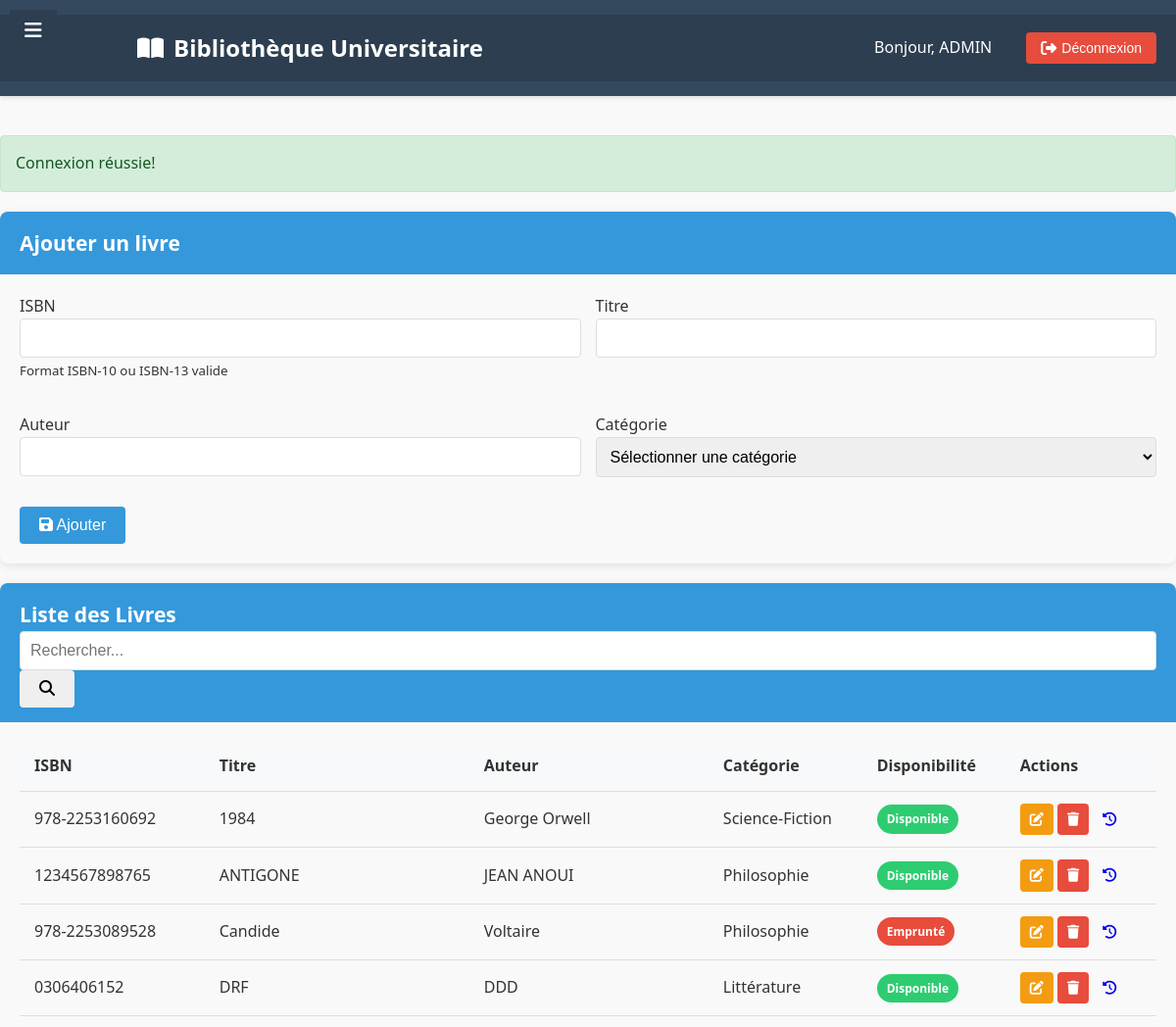
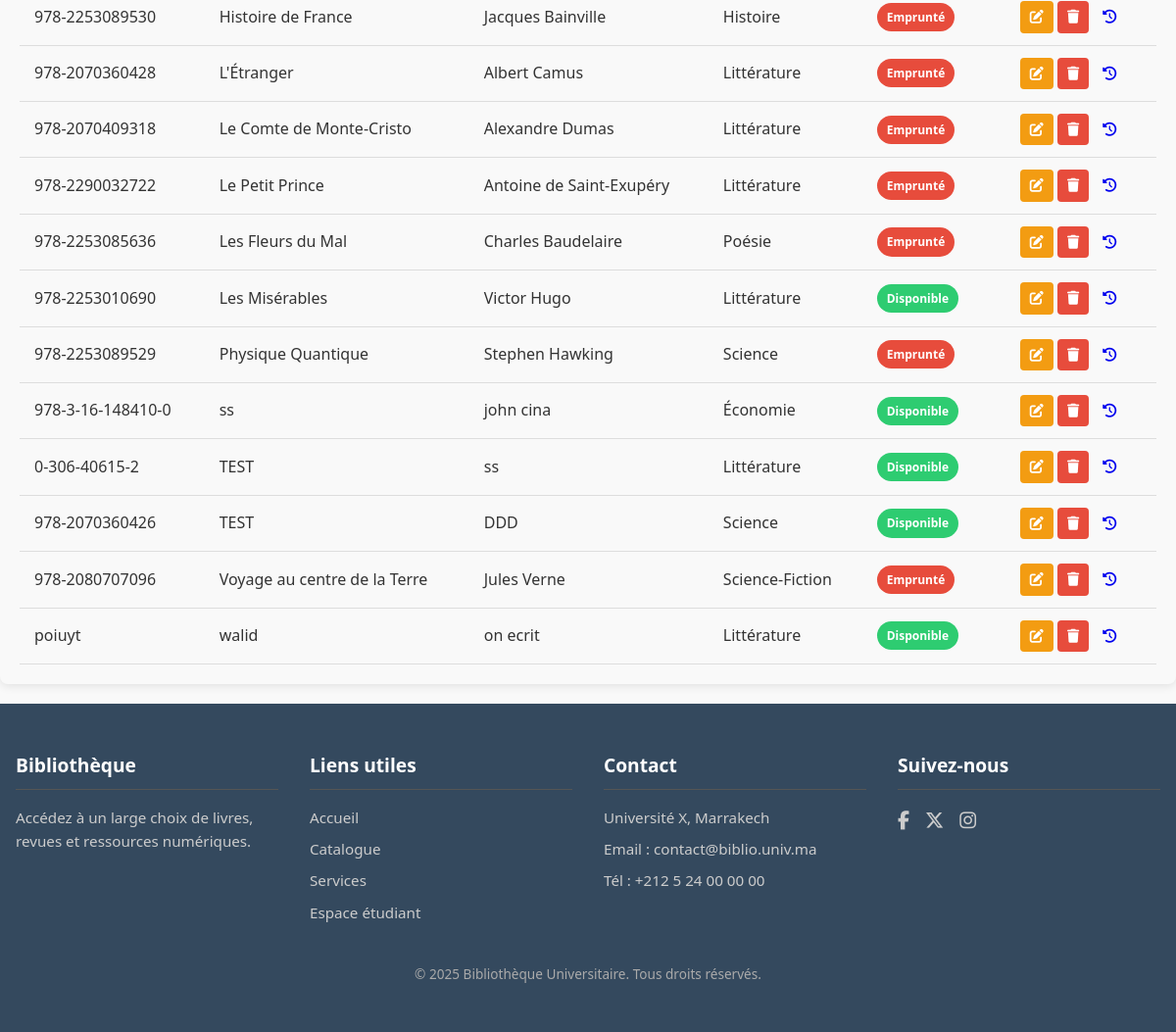
Screenshot of /pages/livres.php (signed in) with the database file from the repository (2 pictures, top to bottom).
### tables this page shows
CREATE TABLE `livres` (
  `id` int(11) NOT NULL,
  `isbn` varchar(20) NOT NULL,
  `titre` varchar(255) NOT NULL,
  `auteur` varchar(100) NOT NULL,
  `categorie` varchar(50) NOT NULL,
  `emplacement` varchar(11) NOT NULL,
  `disponible` tinyint(1) DEFAULT 1,
  `created_at` timestamp NOT NULL DEFAULT current_timestamp(),
  `updated_at` timestamp NOT NULL DEFAULT current_timestamp() ON UPDATE current_timestamp()
);

### pages/livres.php (the view, shortened to what this page needs)
<?php
require_once '../includes/function.php';
$livres = $pdo->query("
    SELECT l.*,
           (SELECT COUNT(*) FROM emprunts e WHERE e.livre_id = l.id AND e.date_retour IS NULL) as emprunts_actifs
    FROM livres l
    ORDER BY l.titre
")->fetchAll();
$livre_to_edit = null;
include '../includes/header.php';
?>
<?php if (isset($_SESSION['message'])): ?>
    <div class="alert alert-success">
        <?= $_SESSION['message'] ?>
    </div>
<?php endif; ?>
<div class="card mb-4">
    <div class="card-header bg-primary text-white">
        <h3><?= isset($_GET['edit']) ? 'Modifier' : 'Ajouter' ?> un livre</h3>
    </div>
    <div class="card-body">
        <form method="POST">
            <div class="form-row">
                <div class="form-group col-md-6">
                    <label>ISBN</label>
                    <input type="text" name="isbn" class="form-control"
                           value="<?= htmlspecialchars($livre_to_edit['isbn'] ?? '') ?>" required>
                    <small class="form-text text-muted">Format ISBN-10 ou ISBN-13 valide</small>
                </div>
                <div class="form-group col-md-6">
                    <label>Titre</label>
                    <input type="text" name="titre" class="form-control"
                           value="<?= htmlspecialchars($livre_to_edit['titre'] ?? '') ?>" required>
                </div>
            </div>
            <div class="form-row">
                <div class="form-group col-md-6">
                    <label>Auteur</label>
                    <input type="text" name="auteur" class="form-control"
                           value="<?= htmlspecialchars($livre_to_edit['auteur'] ?? '') ?>" required>
                </div>
                <div class="form-group col-md-6">
                    <label>Catégorie</label>
                    <select name="categorie" class="form-control" required>
                        <option value="">Sélectionner une catégorie</option>
                    </select>
                </div>
            </div>
            <button type="submit" name="<?= isset($_GET['edit']) ? 'update_livre' : 'add_livre' ?>"
                    class="btn btn-primary">
                <i class="fas fa-save"></i> <?= isset($_GET['edit']) ? 'Mettre à jour' : 'Ajouter' ?>
            </button>
        </form>
    </div>
</div>
<div class="card">
    <div class="card-header bg-primary text-white">
        <h3>Liste des Livres</h3>
        <div class="input-group mt-2">
            <input type="text" id="searchInput" class="form-control" placeholder="Rechercher...">
            <div class="input-group-append">
                <button class="btn btn-light" type="button" id="searchButton">
                    <i class="fas fa-search"></i>
                </button>
            </div>
        </div>
    </div>
    <div class="card-body">
        <div class="table-responsive">
            <table class="table table-striped table-hover" id="livresTable">
                <thead>
                    <tr>
                        <th>ISBN</th>
                        <th>Titre</th>
                        <th>Auteur</th>
                        <th>Catégorie</th>
                        <th>Disponibilité</th>
                        <th>Actions</th>
                    </tr>
                </thead>
                <tbody>
                    <?php foreach ($livres as $livre): ?>
                    <tr>
                        <td><?= htmlspecialchars($livre['isbn']) ?></td>
                        <td><?= htmlspecialchars($livre['titre']) ?></td>
                        <td><?= htmlspecialchars($livre['auteur']) ?></td>
                        <td><?= htmlspecialchars($livre['categorie']) ?></td>
                        <td>
                            <?php if ($livre['emprunts_actifs'] > 0): ?>
                                <span class="badge badge-danger">Emprunté</span>
                            <?php else: ?>
                                <span class="badge badge-success">Disponible</span>
                            <?php endif; ?>
                        </td>
                        <td>
                            <a href="?edit=<?= $livre['id'] ?>" class="btn btn-sm btn-warning" title="Modifier">
                                <i class="fas fa-edit"></i>
                            </a>
                            <a href="?delete=<?= $livre['id'] ?>" class="btn btn-sm btn-danger"
                               title="Supprimer"
                               onclick="return confirm('Êtes-vous sûr de vouloir supprimer ce livre?')">
                                <i class="fas fa-trash"></i>
                            </a>
                            <a href="emprunts.php?livre_id=<?= $livre['id'] ?>" class="btn btn-sm btn-info" title="Historique">
                                <i class="fas fa-history"></i>
                            </a>
                        </td>
                    </tr>
                    <?php endforeach; ?>
                </tbody>
            </table>
        </div>
    </div>
</div>
<?php include '../includes/footer.php'; ?>

### css/style.css (style rules this page uses)
:root { --primary-color: #3498db; --secondary-color: #2ecc71; --danger-color: #e74c3c; --warning-color: #f39c12; --info-color: #1abc9c; --dark-color: #34495e; --light-color: #ecf0f1; }
* { box-sizing: border-box; margin: 0; padding: 0; }
body { font-family: 'Segoe UI', Tahoma, Geneva, Verdana, sans-serif; line-height: 1.6; color: #333; background-color: #f5f5f5; }
.card { border-radius: 8px; box-shadow: 0 2px 10px rgba(0,0,0,0.1); margin-bottom: 20px; overflow: hidden; }
.card-header { background-color: var(--primary-color); color: rgb(20, 15, 15); padding: 15px 20px; font-size: 18px; }
.card-body { padding: 20px; }
.form-group { margin-bottom: 15px; }
.form-control { width: 100%; padding: 10px; border: 1px solid #ddd; border-radius: 4px; font-size: 16px; }
.form-row { display: flex; gap: 15px; margin-bottom: 15px; }
.form-row .form-group { flex: 1; }
.btn { display: inline-block; padding: 10px 20px; border: none; border-radius: 4px; cursor: pointer; font-size: 16px; transition: background-color 0.3s; }
.btn-primary { background-color: var(--primary-color); color: white; }
.btn-danger { background-color: var(--danger-color); color: white; }
.btn-warning { background-color: var(--warning-color); color: white; }
.btn-sm { padding: 5px 10px; font-size: 14px; }
.table { width: 100%; border-collapse: collapse; }
.table th, .table td { padding: 12px 15px; text-align: left; border-bottom: 1px solid #ddd; }
.table th { background-color: #f8f9fa; font-weight: 600; }
.alert { padding: 15px; margin-bottom: 20px; border-radius: 4px; }
.alert-success { background-color: #d4edda; color: #155724; border: 1px solid #c3e6cb; }
.bg-primary { background-color: var(--primary-color); color: white; }
.badge { display: inline-block; padding: 5px 10px; border-radius: 20px; font-size: 12px; font-weight: bold; }
.badge-success { background-color: var(--secondary-color); color: white; }
.badge-danger { background-color: var(--danger-color); color: white; }
@media (min-width: 769px) { .col-md-3, .col-md-6 { flex: 1; } }
@media (min-width: 769px) { .col-md-6 { flex: 0 0 calc(50% - 20px); } }

### includes/footer.php (style rules this page uses)
body { margin: 0; font-family: 'Segoe UI', Tahoma, Geneva, Verdana, sans-serif; display: flex; flex-direction: column; min-height: 100vh; background-color: #f9f9f9; }

### rows the page displays
livres: isbn "978-2253160692", titre "1984", auteur "George Orwell", categorie "Science-Fiction", shows "Disponible"
livres: isbn "1234567898765", titre "ANTIGONE", auteur "JEAN ANOUI", categorie "Philosophie", shows "Disponible"
livres: isbn "978-2253089528", titre "Candide", auteur "Voltaire", categorie "Philosophie", shows "Emprunté"
livres: isbn "0306406152", titre "DRF", auteur "DDD", categorie "Littérature", shows "Disponible"
livres: isbn "978-2253089530", titre "Histoire de France", auteur "Jacques Bainville", categorie "Histoire", shows "Emprunté"
livres: isbn "978-2070360428", titre "L'Étranger", auteur "Albert Camus", categorie "Littérature", shows "Emprunté"
livres: isbn "978-2070409318", titre "Le Comte de Monte-Cristo", auteur "Alexandre Dumas", categorie "Littérature", shows "Emprunté"
livres: isbn "978-2290032722", titre "Le Petit Prince", auteur "Antoine de Saint-Exupéry", categorie "Littérature", shows "Emprunté"
livres: isbn "978-2253085636", titre "Les Fleurs du Mal", auteur "Charles Baudelaire", categorie "Poésie", shows "Emprunté"
livres: isbn "978-2253010690", titre "Les Misérables", auteur "Victor Hugo", categorie "Littérature", shows "Disponible"
livres: isbn "978-2253089529", titre "Physique Quantique", auteur "Stephen Hawking", categorie "Science", shows "Emprunté"
livres: isbn "978-3-16-148410-0", titre "ss", auteur "john cina", categorie "Économie", shows "Disponible"
livres: isbn "0-306-40615-2", titre "TEST", auteur "ss", categorie "Littérature", shows "Disponible"
livres: isbn "978-2070360426", titre "TEST", auteur "DDD", categorie "Science", shows "Disponible"
livres: isbn "978-2080707096", titre "Voyage au centre de la Terre", auteur "Jules Verne", categorie "Science-Fiction", shows "Emprunté"
livres: isbn "poiuyt", titre "walid", auteur "on ecrit", categorie "Littérature", shows "Disponible"

### other values shown
$_SESSION['user']['nom'] "ADMIN"
$_SESSION['message'] "Connexion réussie!"
